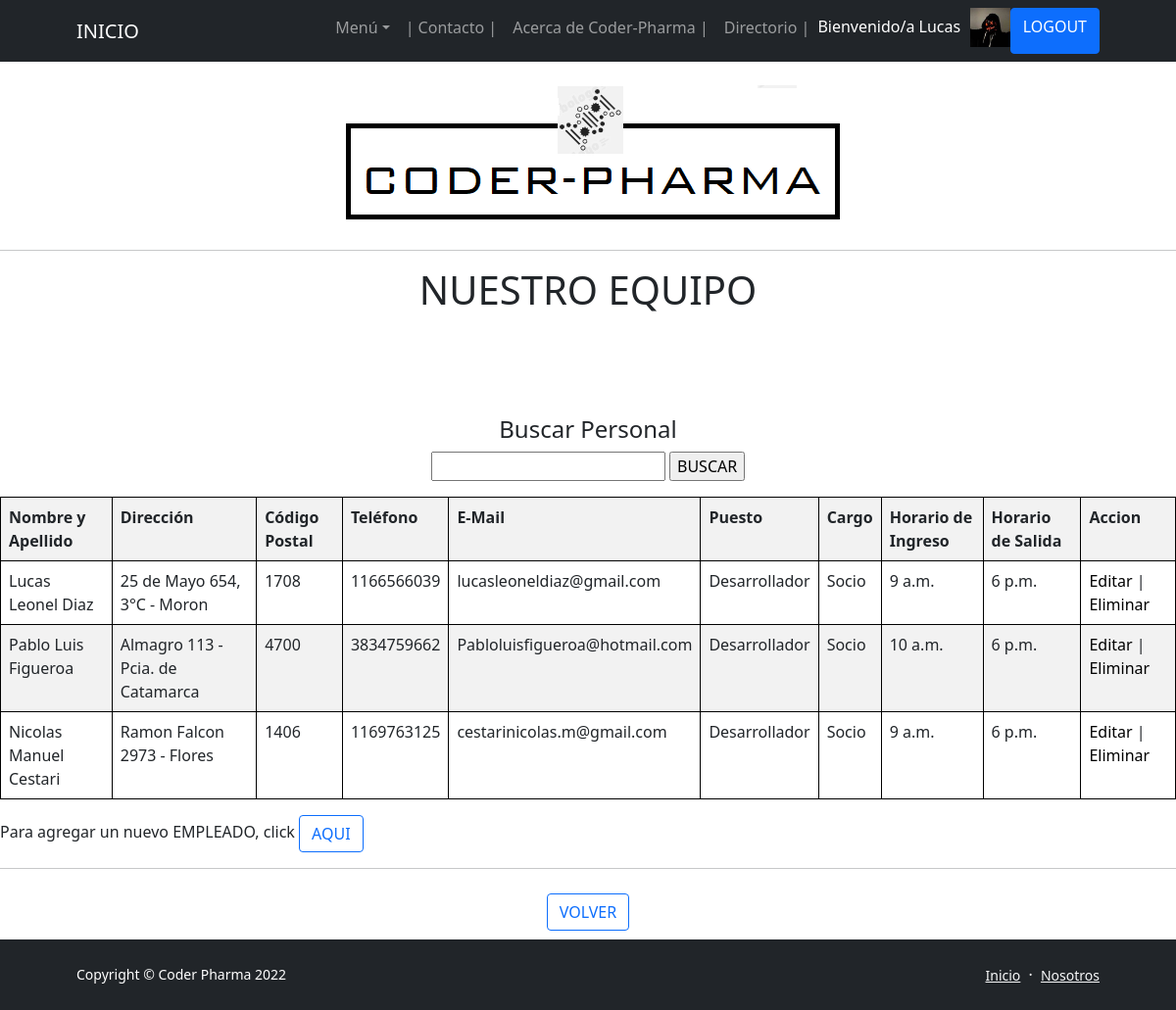
The app's page /App-Drogueria/Empleados (signed in) with its own data.
### App_DROGUERIA/models.py (models this page shows, shortened)
class EMPLEADO(models.Model):
    nombre = models.CharField(max_length=50)
    apellido = models.CharField(max_length=50)
    direccion = models.CharField(max_length=50)
    codigoPostal = models.IntegerField()
    telefono = models.CharField(max_length=50)
    eMail = models.EmailField(max_length=50)
    puesto = models.CharField(max_length=50)
    cargo = models.CharField(max_length=50)
    horarioIngreso = models.TimeField()
    horarioSalida = models.TimeField()

### App_DROGUERIA/views.py (the view)
# urls.py: path('Empleados', Empleados, name = "06_Empleados"),
def Empleados (request):
    empleados = EMPLEADO.objects.all()
    try:
        avatar = Avatar.objects.get(usuario = request.user.id)
        return render(request,"06 - Empleados.html", {"Personal": empleados, "url": avatar.imagen.url})
    except:
        return render(request,"06 - Empleados.html", {"Personal": empleados})

### App_DROGUERIA/Templates/06 - Empleados.html
{% extends '00 - ORIGEN (b).html' %}
{% load static %}
{% block blockname %}
</head>
    <body>
        <br>
        <p class="text-center"><img class="img-fluid rounded mb-5 mb-lg-0" src="http://127.0.0.1:8000/media/imagenes/Membrete_Coder-Pharma.png" alt="..." /></p>
        <hr>
        <h1 class="text-center"> NUESTRO EQUIPO</h1>
        <br>
        <br>
        <br>
        <br>
        <center>
            <h4 class="text-center"> Buscar Personal </h4>
            <form action="{% url '06_BuscarEmpleado' %}" method="GET"> {% csrf_token %}
            <p><input type="text" name="nombre">
            <input type="submit" value="BUSCAR">
            </p>
            <table class="table table-striped">
                <tr>
                    <th>Nombre y Apellido </th>
                    <th>Dirección</th>
                    <th>Código Postal</th>
                    <th>Teléfono</th>
                    <th>E-Mail</th>
                    <th>Puesto</th>
                    <th>Cargo</th>
                    <th>Horario de Ingreso</th>
                    <th>Horario de Salida</th>
                    <th>Accion</th>
                </tr>
                    {% for empleado in Personal %}
                <tr>
                    <td>{{empleado.nombre}} {{empleado.apellido}}</td>
                    <td>{{empleado.direccion}}</td>
                    <td>{{empleado.codigoPostal}}</td>
                    <td>{{empleado.telefono}}</td>
                    <td>{{empleado.eMail}}</td>
                    <td>{{empleado.puesto}}</td>
                    <td>{{empleado.cargo}}</td>
                    <td>{{empleado.horarioIngreso}}</td>
                    <td>{{empleado.horarioSalida}}</td>
                    <td>
                        <a style="color: black; text-decoration: none" href="{% url '06_EditaEmpleado' empleado.id %}">Editar</a> |
                        <a style="color: black; text-decoration: none" href="{% url '06_EliminaEmpleado' empleado.id %}">Eliminar</a>
                    </td>
                </tr>
                    {% endfor %}
            </table>
        </center>
        <p> Para agregar un nuevo EMPLEADO, click  <a style="text-decoration: none;" href="{% url '06_AgregaEmpleado' %}" class="btn btn-outline-primary"> AQUI</a> </p>
        <hr>
        <h1 class="text-center"><a href="{% url '04_AcercadeCoderPharma' %}" class="btn btn-outline-primary" disabled> VOLVER</a></h1>
    </body>
</html>
{% endblock blockname %}

### App_DROGUERIA/Templates/00 - ORIGEN (b).html (shortened to what this page needs)
<!DOCTYPE html>
<html lang="es">
    <head>
        {% load static %}
        <link href="https://cdn.jsdelivr.net/npm/bootstrap-icons@1.5.0/font/bootstrap-icons.css" rel="stylesheet" />
        <link href="{% static 'css/styles.css' %}" rel="stylesheet" />
        <link href="css/styles.css" rel="stylesheet" />
    </head>
    <body class="d-flex flex-column h-100">
        <main class="flex-shrink-0">
            <nav class="navbar navbar-expand-lg navbar-dark bg-dark">
                <div class="container px-5">
                    <a class="navbar-brand" href="{% url '01_Inicio' %}">INICIO</a>
                    <div class="collapse navbar-collapse" id="navbarSupportedContent">
                        <ul class="navbar-nav ms-auto mb-2 mb-lg-0">
                            <li class="nav-item dropdown">
                                <a class="nav-link dropdown-toggle" id="navbarDropdownBlog" href="#" role="button" data-bs-toggle="dropdown" aria-expanded="false">Menú</a>
                            </li>
                            <li class="nav-item"><a class="nav-link" href="{% url '09_Contacto' %}"> | Contacto | </a></li>
                            <li class="nav-item"><a class="nav-link" href="{% url '04_AcercadeCoderPharma' %}">Acerca de Coder-Pharma | </a></li>
                            <li class="nav-item"><a class="nav-link" href="{% url '05_Directorio' %}">Directorio | </a></li>
                            {% if user.is_authenticated %}
                                <p style="color: rgb(255, 255, 255); text-decoration: none; margin-right: 10px; margin-top: 7px;">Bienvenido/a {{user.username}}  </p>
                                <img src="{{ url }}" height="40px" alt="Avatar">
                                <li class="btn btn-primary" disabled ><a style="color: rgb(255, 255, 255); text-decoration: none" href="{% url '11_Logout' %}">LOGOUT</a></li>
                            {% else %}
                                <li class="btn btn-primary" disabled ><a style="color: rgb(255, 255, 255); text-decoration: none" href="{% url '09_Login' %}">LOGIN</a></li>
                            {% endif %}
                        </ul>
                    </div>
                </div>
            </nav>
            {% block blockname %}
            {% endblock blockname %}
        <footer class="bg-dark py-4 mt-auto">
            <div class="container px-5">
                <div class="row align-items-center justify-content-between flex-column flex-sm-row">
                    <div class="col-auto"><div class="small m-0 text-white">Copyright &copy; Coder Pharma 2022</div></div>
                    <div class="col-auto">
                        <a class="link-light small" href="{% url '01_Inicio' %}">Inicio</a>
                        <span class="text-white mx-1">&middot;</span>
                        <a class="link-light small" href="{% url '05_Directorio' %}">Nosotros</a>
                    </div>
                </div>
            </div>
        </footer>
    </body>
</html>

### App_DROGUERIA/Templates/00 - ORIGEN (b).html (style rules this page uses)
table, th, td { border: 1px solid black; }

### records on screen
EMPLEADO: nombre "Lucas Leonel", apellido "Diaz", direccion "25 de Mayo 654, 3°C - Moron", codigoPostal "1708", telefono "1166566039", eMail "lucasleoneldiaz@gmail.com", puesto "Desarrollador", cargo "Socio", horarioIngreso "9 a.m.", horarioSalida "6 p.m."
EMPLEADO: nombre "Pablo Luis", apellido "Figueroa", direccion "Almagro 113 - Pcia. de Catamarca", codigoPostal "4700", telefono "3834759662", eMail "Pabloluisfigueroa@hotmail.com", puesto "Desarrollador", cargo "Socio", horarioIngreso "10 a.m.", horarioSalida "6 p.m."
EMPLEADO: nombre "Nicolas Manuel", apellido "Cestari", direccion "Ramon Falcon 2973 - Flores", codigoPostal "1406", telefono "1169763125", eMail "cestarinicolas.m@gmail.com", puesto "Desarrollador", cargo "Socio", horarioIngreso "9 a.m.", horarioSalida "6 p.m."

### other values on screen
{{ user.username }} "Lucas"
